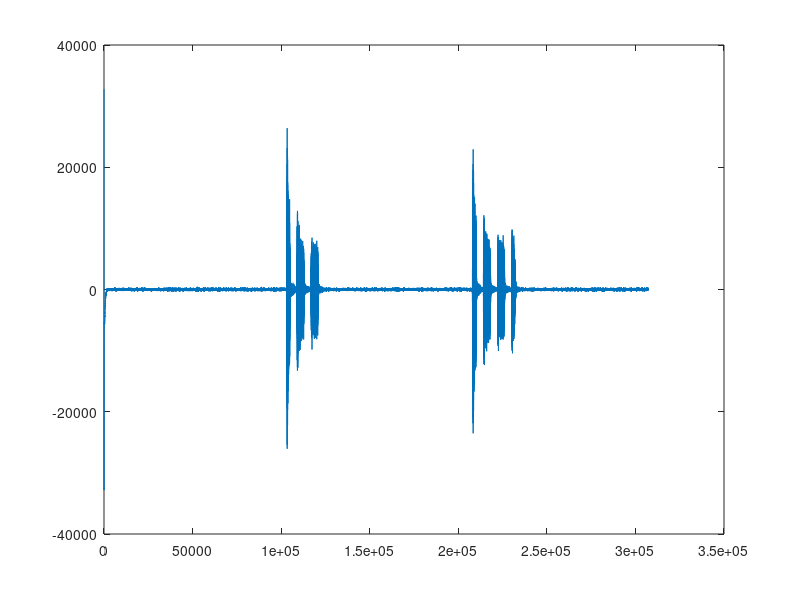
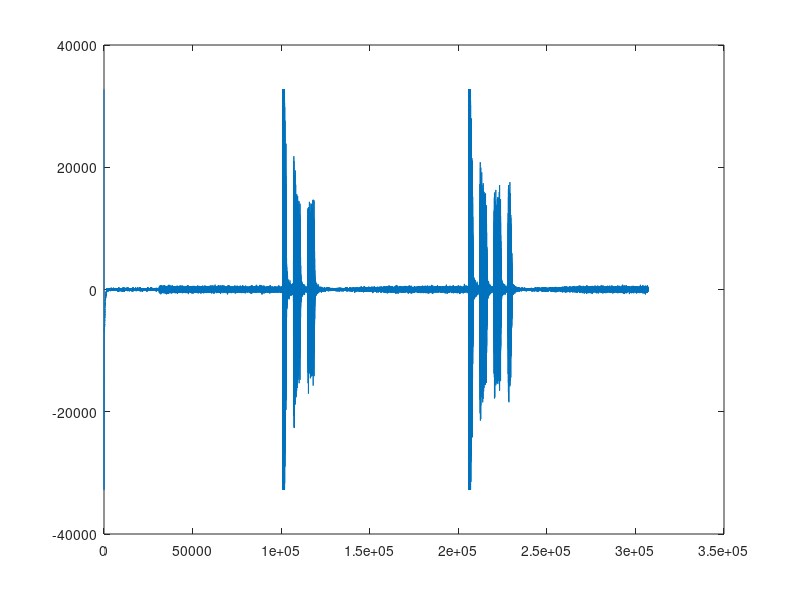
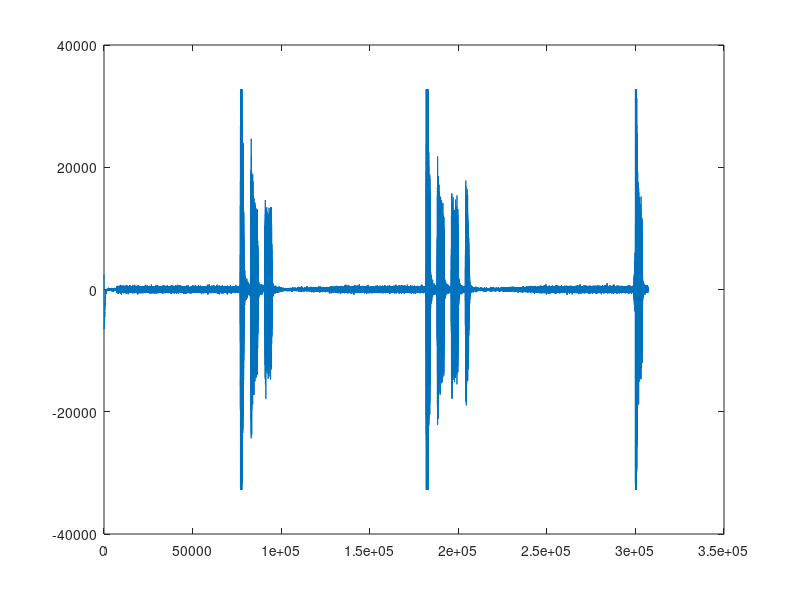
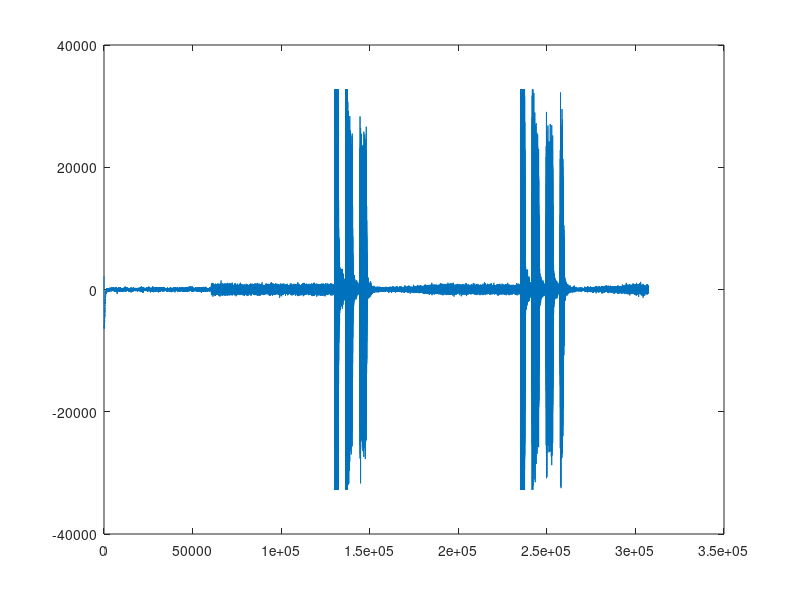

These charts were generated, in order, by the following MATLAB code:
audiodata1 = csvread('./test4/outputfile1.csv');
audiodata2 = csvread('./test4/outputfile2.csv');
audiodata3 = csvread('./test4/outputfile3.csv');
audiodata4 = csvread('./test4/outputfile4.csv');
audiodata5 = csvread('./test4/outputfile5.csv');
audiodata6 = csvread('./test4/outputfile6.csv');
% player = audioplayer(audiodata, 44100);
% playblocking(player);
plot(audiodata1);
figure
plot(audiodata2);
figure
plot(audiodata3);
figure
plot(audiodata4);
figure
plot(audiodata5);
figure
plot(audiodata6);
% plot(audiodata2 - audiodata1);